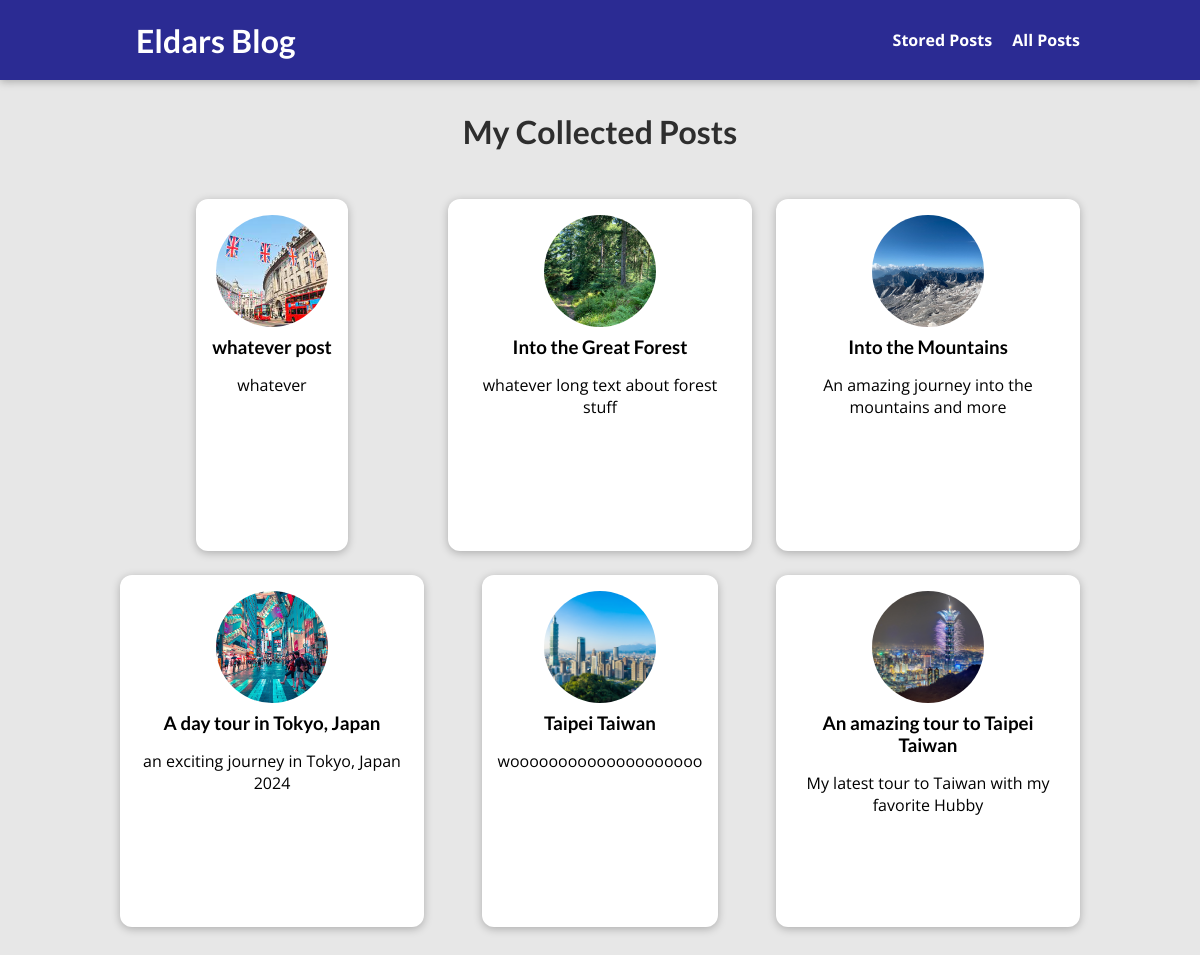
/posts/, run on the app's committed database.
### blog/models.py (models this page shows, shortened)
class Post(models.Model):
    title = models.CharField(max_length=150)
    excerpt = models.CharField(max_length=200)
    image = models.ImageField(upload_to="posts", null=True)
    date = models.DateField(auto_now=True)
    created_at = models.DateTimeField(auto_now_add=True)
    slug = models.SlugField(unique=True)
    content = models.TextField(validators=[MinLengthValidator(10)])
    author = models.ForeignKey(
        Author, on_delete=models.SET_NULL, null=True, related_name="posts")
    tags = models.ManyToManyField(Tag)

### blog/views.py (the view)
# urls.py: path("posts/", views.AllPostsView.as_view(), name="posts-page"),
class AllPostsView(ListView):
    template_name = "blog/all-posts.html"
    model = Post
    ordering = ["-date"]
    context_object_name = "all_posts"

### blog/templates/blog/all-posts.html (shortened to what this page needs)
{% extends 'base.html' %}
{% load static %}
{% block css_files %}
    <link rel="stylesheet" href="{% static 'app.css' %}" />
    <link rel="stylesheet" href="{% static 'blog/post.css' %}" />
    <link rel="stylesheet" href="{% static "blog/all-posts.css" %}">
{% endblock %}
{% block content %}
<section id="all-posts">
    <h2>My Collected Posts</h2>
    <ul>
        {% for post in all_posts %}
            {% include "blog/includes/post.html" %}
        {% endfor %}
    </ul>
</section>
{% endblock %}

### blog/templates/blog/includes/post.html
{% load static %}
<li>
    <article class="post">
        <a href="{% url "post-detail-page" post.slug %}">
            <img src="{{ post.image.url }}" alt="{{ post.title }}" />
                <div class="post__content">
                    <h3>{{ post.title }}</h3>
                    <p>
                        {{ post.excerpt}}
                    </p>
            </div>
        </a>
    </article>
</li>

### static/app.css (style rules this page uses)
* { box-sizing: border-box; }
html { font-family: 'Open Sans', 'Lato', sans-serif; }
body { margin: 0; }
h1, h2, h3 { font-family: 'Lato', sans-serif; font-weight: bold; }

### blog/static/blog/post.css (style rules this page uses)
.post { display: flex; flex-direction: column; align-items: center; text-align: center; transition: transform 0.3s ease-in-out; }
.post a { text-decoration: none; color: black; transition: all 0.2s ease; padding: 1rem; }
.post img { width: 5rem; height: 5rem; object-fit: cover; border-radius: 50%; }
.post h3 { margin: 0.25rem 0; }

### blog/static/blog/all-posts.css (style rules this page uses)
body { background-color: #e7e7e7; }
#all-posts { margin: 7rem auto; width: 90%; max-width: 60rem; }
#all-posts h2 { text-align: center; font-size: 2rem; color: #2e2e2e; margin: 3rem 0; }
ul { list-style: none; margin: 0; padding: 0; display: grid; grid-template-columns: repeat(auto-fill, minmax(17rem, 1fr)); gap: 1.5rem; }
.post img { width: 7rem; height: 7rem; }
.post a { height: 22rem; transform-origin: center; box-shadow: 0 2px 8px rgba(0, 0, 0, 0.25); border-radius: 12px; background-color: white; text-decoration: none; }

### data on the page
Post: image (picture), title "whatever post", excerpt "whatever"
Post: image (picture), title "Into the Great Forest", excerpt "whatever long text about forest stuff"
Post: image (picture), title "Into the Mountains", excerpt "An amazing journey into the mountains and more"
Post: image (picture), title "A day tour in Tokyo, Japan", excerpt "an exciting journey in Tokyo, Japan 2024"
Post: image (picture), title "Taipei Taiwan", excerpt "woooooooooooooooooooo"
Post: image (picture), title "An amazing tour to Taipei Taiwan", excerpt "My latest tour to Taiwan with my favorite Hubby"
